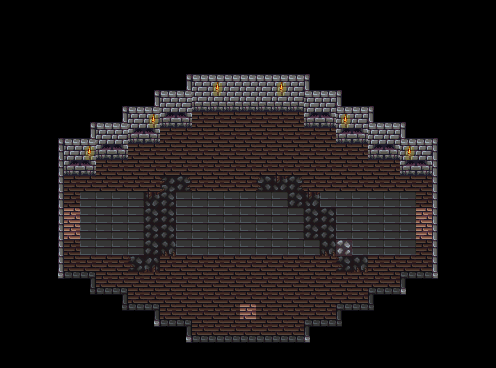

This is a level from a 2D game, rendered from its Tiled map with the project's own tilesets. A one-line summary and the map file follow, with tile-layer data summarised:
An orthogonal 31x23 tile map with 16x16 px tiles, 10 tile layers (Ground, PhaseWalls, Walls, BottomWalls, ...), 3 tilesets and 9 objects.

<map version="1.10" tiledversion="1.11.2" orientation="orthogonal" renderorder="right-down" width="31" height="23" tilewidth="16" tileheight="16" infinite="0" nextlayerid="14" nextobjectid="14">
 <properties>
  <property name="unity:SortingLayer" value="Walls" />
  <property name="unity:SortingOrder" value="10" />
  <property name="unity:layer" value="IgnoreProjectile" />
 </properties>
 <tileset firstgid="1" source="../../Tilesets/SpriteSheetGeneral.tsx" />
 <tileset firstgid="109" source="../../Tilesets/Doors.tsx" />
 <tileset firstgid="133" source="../../Tilesets/NewWalls.tsx" />
 <layer id="1" name="Ground" width="31" height="23">
  <properties>
   <property name="unity:SortingLayer" value="Ground" />
  </properties>
  <data>[713 cells, 258 non-empty, 7 distinct tile ids]</data>
 </layer>
 <layer id="11" name="PhaseWalls" width="31" height="23">
  <properties>
   <property name="unity:SortingLayer" value="Walls" />
   <property name="unity:layer" value="IgnoreProjectile" />
  </properties>
  <data>[713 cells, 31 non-empty, 2 distinct tile ids]</data>
 </layer>
 <layer id="2" name="Walls" width="31" height="23">
  <properties>
   <property name="unity:SortingLayer" value="Walls" />
   <property name="unity:layer" value="Wall" />
  </properties>
  <data>[713 cells, 178 non-empty, 12 distinct tile ids]</data>
 </layer>
 <layer id="3" name="BottomWalls" width="31" height="23">
  <properties>
   <property name="unity:SortingLayer" value="Entities" />
   <property name="unity:SortingOrder" type="int" value="100" />
   <property name="unity:layer" value="IgnorePlayer" />
  </properties>
  <data>[713 cells, 31 non-empty, 3 distinct tile ids]</data>
 </layer>
 <layer id="4" name="WestExit" width="31" height="23">
  <properties>
   <property name="unity:SortingLayer" value="Entities" />
   <property name="unity:SortingOrder" type="int" value="101" />
   <property name="unity:layer" value="Wall" />
  </properties>
  <data>[713 cells, 24 non-empty, 2 distinct tile ids]</data>
 </layer>
 <layer id="5" name="EastExit" width="31" height="23">
  <properties>
   <property name="unity:SortingLayer" value="Entities" />
   <property name="unity:SortingOrder" type="int" value="101" />
   <property name="unity:layer" value="Wall" />
  </properties>
  <data>[713 cells, 24 non-empty, 2 distinct tile ids]</data>
 </layer>
 <layer id="6" name="SouthExit" width="31" height="23">
  <properties>
   <property name="unity:SortingLayer" value="Entities" />
   <property name="unity:SortingOrder" type="int" value="100" />
   <property name="unity:layer" value="Wall" />
  </properties>
  <data>[713 cells, 0 non-empty, 0 distinct tile ids]</data>
 </layer>
 <layer id="7" name="NorthExit" width="31" height="23">
  <properties>
   <property name="unity:SortingLayer" value="Walls" />
   <property name="unity:SortingOrder" type="int" value="10" />
   <property name="unity:layer" value="Wall" />
  </properties>
  <data>[713 cells, 0 non-empty, 0 distinct tile ids]</data>
 </layer>
 <layer id="12" name="NorthPhaseWall" width="31" height="23">
  <properties>
   <property name="unity:SortingLayer" value="Walls" />
   <property name="unity:SortingOrder" value="10" />
   <property name="unity:layer" value="IgnoreProjectile" />
  </properties>
  <data>[713 cells, 0 non-empty, 0 distinct tile ids]</data>
 </layer>
 <layer id="8" name="EntryCollider" width="31" height="23" opacity="0.5">
  <properties>
   <property name="unity:IsTrigger" type="bool" value="true" />
   <property name="unity:ignore" value="Visual" />
   <property name="unity:layer" value="ZoneCollider" />
  </properties>
  <data>[713 cells, 263 non-empty, 1 distinct tile ids]</data>
 </layer>
 <objectgroup id="9" name="Doors">
  <object id="1" template="../../Templates/02_Door_Side.tx" x="432" y="240" />
  <object id="4" template="../../Templates/02_Door_Side.tx" x="48" y="240">
   <properties>
    <property name="SetDirection" value="West" />
   </properties>
  </object>
  <object id="5" template="../../Templates/Spawner.tx" x="176" y="208" />
  <object id="6" template="../../Templates/Spawner.tx" x="288" y="208" />
  <object id="7" template="../../Templates/Spawner.tx" x="176" y="256" />
  <object id="8" template="../../Templates/Spawner.tx" x="288" y="256" />
  <object id="11" template="../../Templates/Spawner.tx" x="240" y="144" />
  <object id="12" template="../../Templates/Spawner.tx" x="240" y="320" />
  <object id="13" template="../../Templates/Spawner.tx" x="240" y="224" />
 </objectgroup>
</map>
